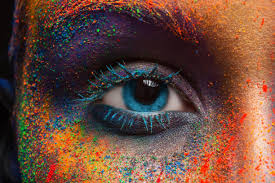
#> input picture image.jpg, 275 x 183 px
$ jupyter execute lab3.ipynb   (older library calls are emulated)
#> lines starting #> are read from the running program, lines starting #| are printed output that depends on the picture
[cell 1]
#image filtering mechanisms using OpenCV

[cell 2]
import cv2

[cell 3]
img=cv2.imread("image.jpg")
#> img is the input picture: shape (183, 275, 3); mean B, G, R 59.9, 72.9, 106.2

[cell 4]
mean=cv2.blur(img,(3,3))
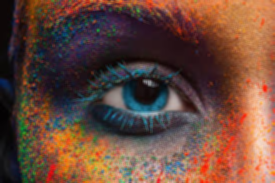
#> mean: shape (183, 275, 3); mean B, G, R 59.9, 72.9, 106.2
median=cv2.medianBlur(img,3)
laplacian=cv2.convertScaleAbs(cv2.Laplacian(img,cv2.CV_64F))
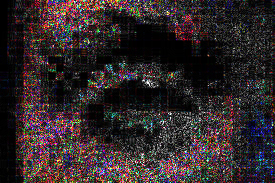
#> laplacian: shape (183, 275, 3); mean B, G, R 41.3, 39.5, 48.6
